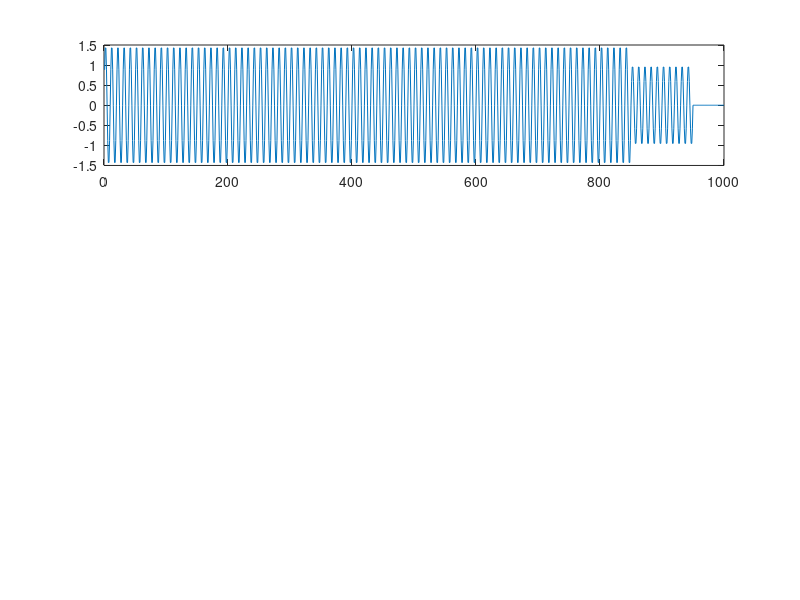

The MATLAB source for this figure: (Note: this script raises an error after producing the figure.)
a1 = zeros(1000,1);
a2 = zeros(1000,1);
for i = 1:950
    a1(i) = sin(2*pi*i/10);
    a2(i+50) = sin(2*pi*i/10);
end

for i =1:850
    a1(i) = a1(i) + 0.5*sin(2*pi*i/10);
    a2(i+150) = a2(i+150) + 0.5*sin(2*pi*i/10);
end

t=-999:999;
cc = xcorr(a1,a2);

subplot(3,1,1)
plot(a1)
xlabel('Time/s', fontsize=15)

subplot(3,1,2)
plot(a2)
xlabel('Time/s', fontsize=15)

subplot(3,1,3)
plot(t, cc)
xlabel('Time/s', fontsize=15)